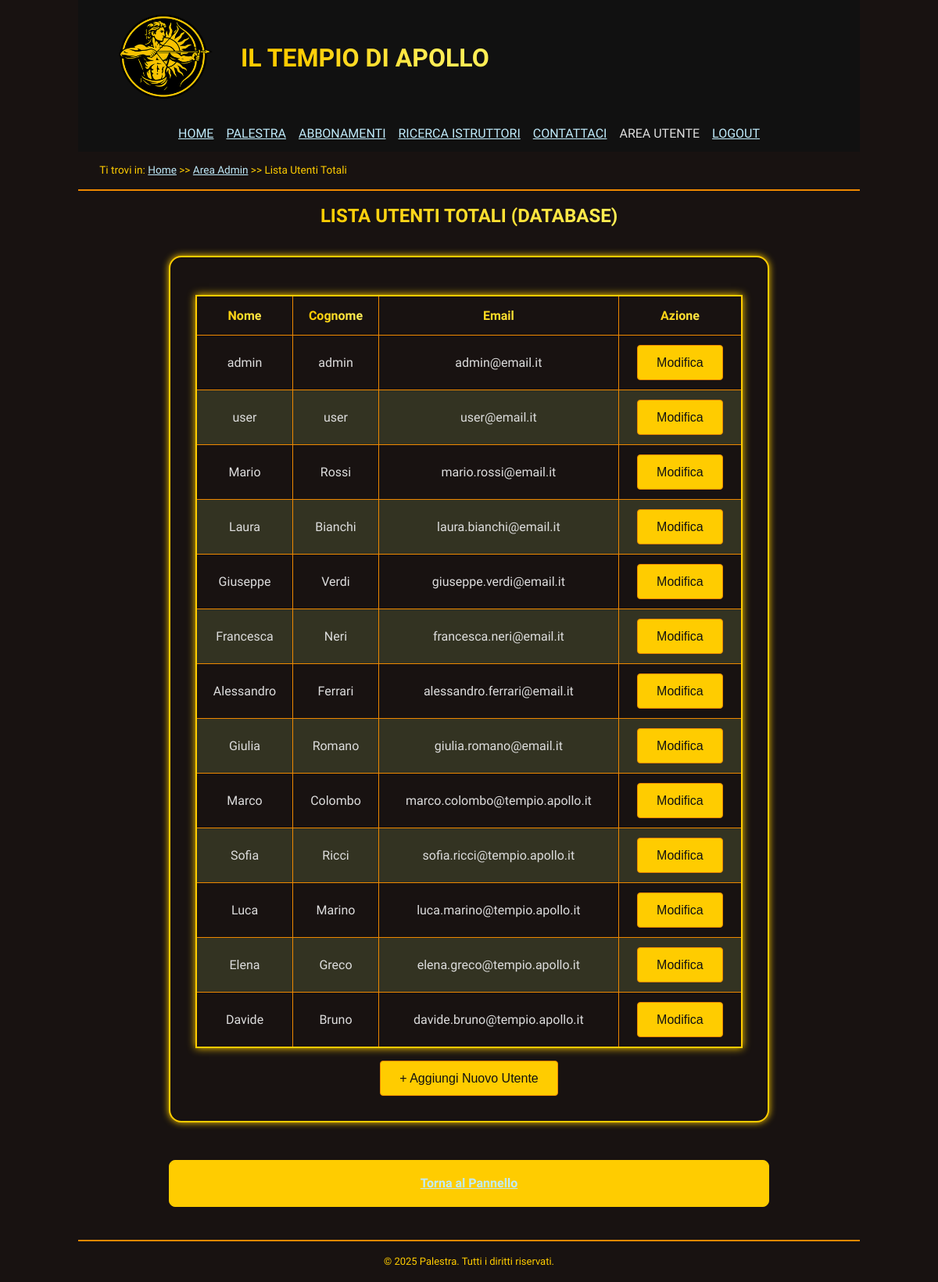
Screenshot of /html/lista-utenti.php with the database file from the repository.
### tables this page shows
CREATE TABLE Utente (
    id_utente SERIAL PRIMARY KEY,
    nome VARCHAR(100) NOT NULL,
    cognome VARCHAR(100) NOT NULL,
    email VARCHAR(100) UNIQUE NOT NULL,
    password_hash VARCHAR(255) NOT NULL 
);

### html/lista-utenti.php (the view, shortened to what this page needs)
<?php
require_once 'config.php';
$result = $conn->query("SELECT id_utente, nome, cognome, email FROM Utente");
?>
<!doctype html>
<html lang="it">
<head>
    <link rel="stylesheet" href="../css/style.css" />
    <link rel="stylesheet" href="../css/utente.css" />
    <link rel="stylesheet" media="screen and (max-width:768px)" href="../css/mini.css">
</head>
<body id="layout-adhoc">
    <header class="intestazione">
        <div class="intestazione-bg">
            <a href="./home.html"><img src="../immagini/Logo_palestra.png" alt="Home" class="logo"></a>
            <h1>Il Tempio di Apollo</h1>
        </div>
        <nav id="menu" aria-label="menu">
            <ul>
                <li><a lang="en" href="./home.html">Home</a></li>
                <li><a href="./Palestra.html"><strong>Palestra</strong></a></li>
                <li><a href="./abbonamenti.html">Abbonamenti</a></li>
                <li><a href="./cerca-pt.html">Ricerca Istruttori</a></li>
                <li><a href="./Contattaci.html">Contattaci</a></li>
                <li>Area Utente</li>
                <li><a href="./home.html">Logout</a></li>
            </ul>
        </nav>
    </header>
    <nav id="breadcrumb">
        <p>Ti trovi in: <a href="./home.html">Home</a> >> <a href="./utente-admin.php">Area Admin</a> >> Lista Utenti Totali</p>
    </nav>
    <main class="contenuto-principale">
        <section class="area-personale">
            <h1>Lista Utenti Totali (Database)</h1>
            <section class="user-section">
                <table class="admin-table">
                    <thead>
                        <tr>
                            <th>Nome</th>
                            <th>Cognome</th>
                            <th>Email</th>
                            <th>Azione</th>
                        </tr>
                    </thead>
                    <tbody>
                        <?php while($row = $result->fetch_assoc()): ?>
                        <tr>
                            <td><?php echo htmlspecialchars($row['nome']); ?></td>
                            <td><?php echo htmlspecialchars($row['cognome']); ?></td>
                            <td><?php echo htmlspecialchars($row['email']); ?></td>
                            <td>
                                <button type="button" class="btn-modify" onclick="editUser(<?php echo $row['id_utente']; ?>)">Modifica</button>
                            </td>
                        </tr>
                        <?php endwhile; ?>
                    </tbody>
                </table>
                <section class="account-actions">
                    <button class="btn-modify" onclick="showAddForm('Utente')">+ Aggiungi Nuovo Utente</button>
                </section>
            </section>
            <section class="account-actions">
                <a href="./utente-admin.php" class="btn-logout">Torna al Pannello</a>
            </section>
        </section>
    </main>
    <footer>
        <p>&copy; 2025 Palestra. Tutti i diritti riservati.</p>
    </footer>
</body>
</html>

### css/style.css (style rules this page uses)
* { padding: 0; margin: 0; }
#layout-adhoc, #layout-adhoc *, #layout-adhoc *::before, #layout-adhoc *::after { box-sizing: border-box; }
:root { --mainColorLight: #fe5; --mainColor: #fc0; --mainColorDark: #e80; --textColor: #ddd; --urlColor: #c0ebfb; --visitedUrlColor: #965cfd; --mainBackgroundColorDark: #111; --mainBackgroundColor: #181211; --mainBackgroundColorLight: #332; --headerGradient: linear-gradient(to right, var(--mainColor) 25%, var(--mainColorLight) 75%); }
html, body { font-size: 100%; font-family: "Lexend", "Roboto", sans-serif; line-height: 1.6em; }
body { color: var(--textColor); background-color: var(--mainBackgroundColor); max-width: 1000px; margin: auto; }
a:link { text-decoration: underline; color: var(--urlColor); }
a:link:has(.logo) { text-decoration: none; width: fit-content; display: inline; }
h1, h2, h3, h4, h5, h6 { font-weight: bold; background: var(--headerGradient); background-clip: text; color: transparent; -webkit-background-clip: text; -webkit-text-fill-color: transparent; text-shadow: none; }
h1, h2, h3 { text-align: center; text-transform: uppercase; padding: 0.2em 0.5em; }
strong { font-weight: normal; }
header { background-color: var(--mainBackgroundColorDark); }
footer { margin-top: 2em; padding: 1em; font-size: small; color: var(--mainColor); border-top: 2px solid var(--mainColorDark); text-align: center; }
header.intestazione { display: flex; flex-wrap: wrap; align-items: center; top: 0; position: sticky; z-index: 999; padding: 0.5em 2em; text-transform: uppercase; }
.intestazione .logo { width: 156px; display: inline; vertical-align: middle; padding: .2em .5em; }
.intestazione h1 { display: inline; width: fit-content; flex: 1 1 auto; }
#menu { display: flex; justify-content: space-around; margin: 0 auto; }
#menu ul { display: flex; flex-wrap: wrap; list-style: none; }
#menu li { margin: .2em .5em; }
#breadcrumb { color: var(--mainColor); padding: 0.8em 2em; font-size: 0.85em; border-bottom: 2px solid var(--mainColorDark); }
:root { --reviewImageSize: 10em; }
:root { --apollo-gradient: linear-gradient(135deg, #ffcc00 0%, #ff6a00 100%); --fire-gradient: linear-gradient(135deg, #ff4e50 0%, #f9d423 100%); --gold: #ffcc00; --orange: #ff6a00; --glow-gold: 0 0 20px rgba(255, 204, 0, 0.3); --shadow-card: 0 10px 30px rgba(0, 0, 0, 0.8); --radius: 12px; }
.user-section button { background-color: var(--mainColor); color: var(--mainBackgroundColorDark); border: 1px solid var(--mainColorDark); padding: 0.75em 1.5em; border-radius: 4px; cursor: pointer; font-size: 1em; margin-bottom: 1em; }
.admin-table { width: 100%; border-collapse: collapse; margin-top: 1em; background-color: var(--mainBackgroundColor); border: 2px solid var(--mainColor); box-shadow: 0 0 10px var(--mainColor); }
.admin-table th, .admin-table td { padding: 0.75em; text-align: center; border: 1px solid var(--mainColorDark); }
.admin-table th { background: var(--headerGradient); background-clip: text; color: transparent; -webkit-background-clip: text; -webkit-text-fill-color: transparent; font-weight: bold; }
.admin-table tbody tr:nth-child(even) { background-color: var(--mainBackgroundColorLight); }

### css/utente.css (style rules this page uses)
.area-personale { display: flex; flex-direction: column; gap: 2em; padding: 1em; max-width: 800px; margin: 0 auto; }
.user-section { background-color: var(--mainBackgroundColor); border: 2px solid var(--mainColor); border-radius: 1em; padding: 2em; box-shadow: 0 0 10px var(--mainColor); }
.tech-form-group input, .btn-modify { height: 45px !important; box-sizing: border-box !important; margin: 0 !important; font-size: 1rem; vertical-align: bottom; }
.btn-modify { display: inline-flex; align-items: center; justify-content: center; padding: 0 20px; white-space: nowrap; background-color: var(--mainBackgroundColorLight); color: var(--textColor); border: 1px solid var(--mainColorDark); border-radius: 6px; cursor: pointer; transition: all 0.3s ease; }
.account-actions { display: flex; gap: 1em; justify-content: center; margin-top: 1em; }
.btn-logout { padding: 1em 2em; border: 1px solid var(--mainColor); border-radius: 8px; font-weight: bold; cursor: pointer; width: 100%; text-align: center; text-decoration: none; display: inline-block; background-color: var(--mainColor); color: var(--mainBackgroundColorDark); }

### rows the page displays
utente: nome "admin", cognome "admin", email "admin@email.it"
utente: nome "user", cognome "user", email "user@email.it"
utente: nome "Mario", cognome "Rossi", email "mario.rossi@email.it"
utente: nome "Laura", cognome "Bianchi", email "laura.bianchi@email.it"
utente: nome "Giuseppe", cognome "Verdi", email "giuseppe.verdi@email.it"
utente: nome "Francesca", cognome "Neri", email "francesca.neri@email.it"
utente: nome "Alessandro", cognome "Ferrari", email "alessandro.ferrari@email.it"
utente: nome "Giulia", cognome "Romano", email "giulia.romano@email.it"
utente: nome "Marco", cognome "Colombo", email "marco.colombo@tempio.apollo.it"
utente: nome "Sofia", cognome "Ricci", email "sofia.ricci@tempio.apollo.it"
utente: nome "Luca", cognome "Marino", email "luca.marino@tempio.apollo.it"
utente: nome "Elena", cognome "Greco", email "elena.greco@tempio.apollo.it"
utente: nome "Davide", cognome "Bruno", email "davide.bruno@tempio.apollo.it"
